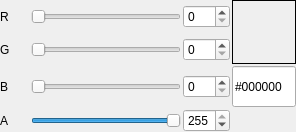
<?xml version="1.0" encoding="UTF-8"?>
<ui version="4.0">
 <class>RGBSlider</class>
 <widget class="QWidget" name="RGBSlider">
  <property name="geometry">
   <rect>
    <x>0</x>
    <y>0</y>
    <width>296</width>
    <height>132</height>
   </rect>
  </property>
  <property name="sizePolicy">
   <sizepolicy hsizetype="Fixed" vsizetype="Fixed">
    <horstretch>0</horstretch>
    <verstretch>0</verstretch>
   </sizepolicy>
  </property>
  <property name="windowTitle">
   <string>Form</string>
  </property>
  <layout class="QGridLayout" name="gridLayout_2">
   <property name="leftMargin">
    <number>0</number>
   </property>
   <property name="topMargin">
    <number>0</number>
   </property>
   <property name="rightMargin">
    <number>0</number>
   </property>
   <property name="bottomMargin">
    <number>0</number>
   </property>
   <property name="spacing">
    <number>2</number>
   </property>
   <item row="0" column="0">
    <layout class="QGridLayout" name="gridLayout">
     <item row="0" column="0">
      <widget class="QLabel" name="rLabel">
       <property name="text">
        <string>R</string>
       </property>
      </widget>
     </item>
     <item row="0" column="1">
      <widget class="QSlider" name="rSlider">
       <property name="sizePolicy">
        <sizepolicy hsizetype="Fixed" vsizetype="Fixed">
         <horstretch>0</horstretch>
         <verstretch>0</verstretch>
        </sizepolicy>
       </property>
       <property name="minimumSize">
        <size>
         <width>150</width>
         <height>0</height>
        </size>
       </property>
       <property name="maximum">
        <number>255</number>
       </property>
       <property name="pageStep">
        <number>8</number>
       </property>
       <property name="orientation">
        <enum>Qt::Horizontal</enum>
       </property>
      </widget>
     </item>
     <item row="1" column="0">
      <widget class="QLabel" name="gLabel">
       <property name="text">
        <string>G</string>
       </property>
      </widget>
     </item>
     <item row="2" column="0">
      <widget class="QLabel" name="bLabel">
       <property name="text">
        <string>B</string>
       </property>
      </widget>
     </item>
     <item row="3" column="0">
      <widget class="QLabel" name="aLabel">
       <property name="text">
        <string>A</string>
       </property>
      </widget>
     </item>
     <item row="1" column="1">
      <widget class="QSlider" name="gSlider">
       <property name="sizePolicy">
        <sizepolicy hsizetype="Fixed" vsizetype="Fixed">
         <horstretch>0</horstretch>
         <verstretch>0</verstretch>
        </sizepolicy>
       </property>
       <property name="minimumSize">
        <size>
         <width>150</width>
         <height>0</height>
        </size>
       </property>
       <property name="maximum">
        <number>255</number>
       </property>
       <property name="pageStep">
        <number>8</number>
       </property>
       <property name="orientation">
        <enum>Qt::Horizontal</enum>
       </property>
      </widget>
     </item>
     <item row="3" column="1">
      <widget class="QSlider" name="aSlider">
       <property name="sizePolicy">
        <sizepolicy hsizetype="Fixed" vsizetype="Fixed">
         <horstretch>0</horstretch>
         <verstretch>0</verstretch>
        </sizepolicy>
       </property>
       <property name="minimumSize">
        <size>
         <width>150</width>
         <height>0</height>
        </size>
       </property>
       <property name="maximum">
        <number>255</number>
       </property>
       <property name="pageStep">
        <number>8</number>
       </property>
       <property name="value">
        <number>255</number>
       </property>
       <property name="orientation">
        <enum>Qt::Horizontal</enum>
       </property>
      </widget>
     </item>
     <item row="2" column="1">
      <widget class="QSlider" name="bSlider">
       <property name="sizePolicy">
        <sizepolicy hsizetype="Fixed" vsizetype="Fixed">
         <horstretch>0</horstretch>
         <verstretch>0</verstretch>
        </sizepolicy>
       </property>
       <property name="minimumSize">
        <size>
         <width>150</width>
         <height>0</height>
        </size>
       </property>
       <property name="maximum">
        <number>255</number>
       </property>
       <property name="pageStep">
        <number>8</number>
       </property>
       <property name="orientation">
        <enum>Qt::Horizontal</enum>
       </property>
      </widget>
     </item>
     <item row="0" column="2">
      <widget class="QSpinBox" name="rSpinner">
       <property name="maximum">
        <number>255</number>
       </property>
       <property name="value">
        <number>0</number>
       </property>
      </widget>
     </item>
     <item row="1" column="2">
      <widget class="QSpinBox" name="gSpinner">
       <property name="maximum">
        <number>255</number>
       </property>
      </widget>
     </item>
     <item row="2" column="2">
      <widget class="QSpinBox" name="bSpinner">
       <property name="maximum">
        <number>255</number>
       </property>
      </widget>
     </item>
     <item row="3" column="2">
      <widget class="QSpinBox" name="aSpinner">
       <property name="maximum">
        <number>255</number>
       </property>
       <property name="value">
        <number>255</number>
       </property>
      </widget>
     </item>
     <item row="2" column="3">
      <widget class="QLineEdit" name="hexEdit">
       <property name="sizePolicy">
        <sizepolicy hsizetype="Fixed" vsizetype="Expanding">
         <horstretch>64</horstretch>
         <verstretch>0</verstretch>
        </sizepolicy>
       </property>
       <property name="minimumSize">
        <size>
         <width>64</width>
         <height>0</height>
        </size>
       </property>
       <property name="maximumSize">
        <size>
         <width>64</width>
         <height>16777215</height>
        </size>
       </property>
       <property name="text">
        <string>#000000</string>
       </property>
      </widget>
     </item>
     <item row="0" column="3" rowspan="2">
      <widget class="ColorFrame" name="colorBox">
       <property name="sizePolicy">
        <sizepolicy hsizetype="Fixed" vsizetype="Fixed">
         <horstretch>0</horstretch>
         <verstretch>0</verstretch>
        </sizepolicy>
       </property>
       <property name="minimumSize">
        <size>
         <width>64</width>
         <height>64</height>
        </size>
       </property>
       <property name="frameShape">
        <enum>QFrame::Box</enum>
       </property>
       <property name="frameShadow">
        <enum>QFrame::Plain</enum>
       </property>
      </widget>
     </item>
    </layout>
   </item>
  </layout>
 </widget>
 <customwidgets>
  <customwidget>
   <class>ColorFrame</class>
   <extends>QFrame</extends>
   <header>widgets/colorframe.h</header>
   <container>1</container>
  </customwidget>
 </customwidgets>
 <resources/>
 <connections/>
</ui>
